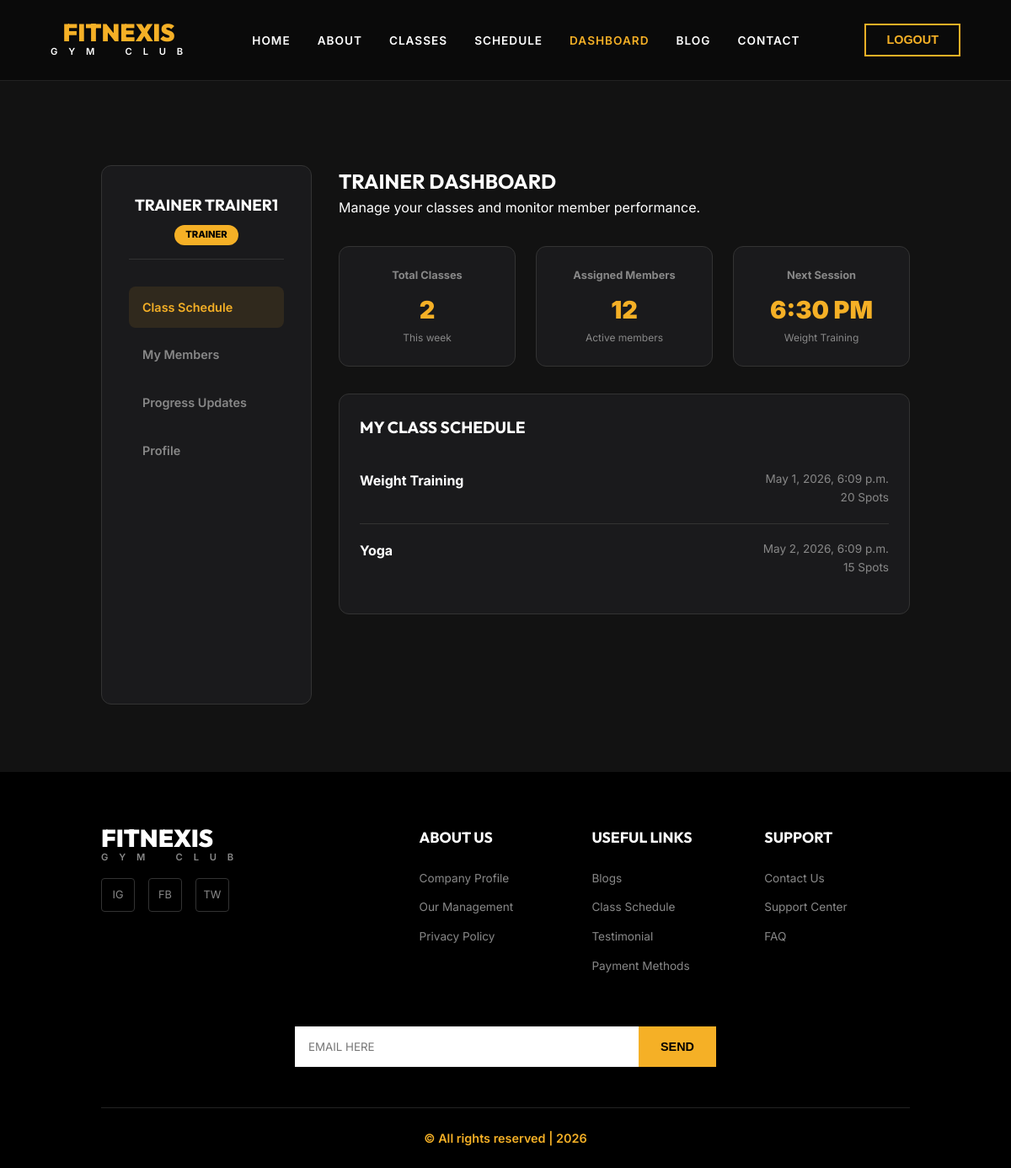
The app's page /dashboard/trainer/ (signed in) with its own data.
### core/models.py (models this page shows, shortened)
class Profile(models.Model):
    ROLE_CHOICES = (
        ('member', 'Member'),
        ('trainer', 'Trainer'),
        ('admin', 'Admin'),
    )
    user = models.OneToOneField(User, on_delete=models.CASCADE)
    role = models.CharField(max_length=10, choices=ROLE_CHOICES, default='member')
    phone = models.CharField(max_length=15, blank=True)
    address = models.TextField(blank=True)
    bio = models.TextField(blank=True)
    profile_pic = models.ImageField(upload_to='profiles/', blank=True, null=True)

class GymClass(models.Model):
    title = models.CharField(max_length=100)
    trainer = models.ForeignKey(User, on_delete=models.CASCADE, related_name='classes_taught')
    schedule_time = models.DateTimeField()
    capacity = models.IntegerField(default=20)
    description = models.TextField(blank=True)

### core/views.py (the view)
# urls.py: path('dashboard/trainer/', trainer_dashboard, name='trainer_dashboard'),
@login_required
def trainer_dashboard(request):
    user = request.user
    classes = GymClass.objects.filter(trainer=user)
    bookings = Booking.objects.filter(gym_class__trainer=user)
    context = {
        'classes': classes,
        'bookings': bookings,
    }
    return render(request, 'dashboard_trainer.html', context)

### templates/dashboard_trainer.html (shortened to what this page needs)
{% extends 'base.html' %}
{% load static %}
{% block content %}
<section class="section-dark" style="padding-top: 100px;">
    <div class="dashboard-container">
        <aside class="sidebar">
            <div class="user-info">
                <h3>Trainer {{ request.user.username }}</h3>
                <p class="role-badge">{{ request.user.profile.role }}</p>
            </div>
            <nav class="side-nav">
                <a href="#schedule" class="active">Class Schedule</a>
                <a href="#members">My Members</a>
                <a href="#progress">Progress Updates</a>
                <a href="#profile">Profile</a>
            </nav>
        </aside>
        <div class="dashboard-main">
            <header class="dash-header">
                <h2>Trainer Dashboard</h2>
                <p>Manage your classes and monitor member performance.</p>
            </header>
            <div class="stats-grid">
                <div class="stat-card">
                    <h4>Total Classes</h4>
                    <p class="stat-value">{{ classes.count }}</p>
                    <p class="stat-sub">This week</p>
                </div>
                <div class="stat-card">
                    <h4>Assigned Members</h4>
                    <p class="stat-value">12</p>
                    <p class="stat-sub">Active members</p>
                </div>
                <div class="stat-card">
                    <h4>Next Session</h4>
                    <p class="stat-value">6:30 PM</p>
                    <p class="stat-sub">Weight Training</p>
                </div>
            </div>
            <div class="content-grid">
                <div class="content-card" style="grid-column: span 2;">
                    <h3>My Class Schedule</h3>
                    <div class="schedule-list">
                        {% for class in classes %}
                        <div class="schedule-item">
                            <div>
                                <h4>{{ class.title }}</h4>
                            </div>
                            <div style="text-align: right;">
                                <p class="highlight">{{ class.schedule_time }}</p>
                                <p>{{ class.capacity }} Spots</p>
                            </div>
                        </div>
                        {% empty %}
                        <p>No classes scheduled.</p>
                        {% endfor %}
                    </div>
                </div>
            </div>
        </div>
    </div>
</section>
{% endblock %}

### static/css/style.css (style rules this page uses)
:root { --bg-dark: #121212; --bg-dark-secondary: #1a1a1c; --bg-white: #ffffff; --accent: #f5b026; --text-white: #ffffff; --text-dark: #1a1a1c; --text-muted: #888888; --font-heading: 'Outfit', sans-serif; --font-body: 'Inter', sans-serif; }
* { margin: 0; padding: 0; box-sizing: border-box; }
html { scroll-behavior: smooth; }
body { background-color: var(--bg-dark); color: var(--text-white); font-family: var(--font-body); line-height: 1.6; overflow-x: hidden; }
h1, h2, h3 { font-family: var(--font-heading); text-transform: uppercase; }
a { text-decoration: none; color: inherit; transition: all 0.3s; }
.highlight { color: var(--accent); }
.section-dark { background-color: var(--bg-dark); color: var(--text-white); padding: 5rem 10%; }

### templates/dashboard_trainer.html (style rules this page uses)
.dashboard-container { display: grid; grid-template-columns: 250px 1fr; gap: 2rem; min-height: 80vh; }
.sidebar { background: var(--bg-dark-secondary); border-radius: 12px; padding: 2rem; border: 1px solid #333; }
.user-info { text-align: center; margin-bottom: 2rem; padding-bottom: 1rem; border-bottom: 1px solid #333; }
.role-badge { background: var(--accent); color: #000; display: inline-block; padding: 0.2rem 0.8rem; border-radius: 20px; font-size: 0.7rem; font-weight: 800; text-transform: uppercase; margin-top: 0.5rem; }
.side-nav { display: flex; flex-direction: column; gap: 0.5rem; }
.side-nav a { padding: 0.8rem 1rem; border-radius: 8px; font-size: 0.9rem; font-weight: 600; color: var(--text-muted); }
.side-nav a.active, .side-nav a:hover { background: rgba(245, 176, 38, 0.1); color: var(--accent); }
.stats-grid { display: grid; grid-template-columns: repeat(3, 1fr); gap: 1.5rem; margin: 2rem 0; }
.stat-card { background: var(--bg-dark-secondary); padding: 1.5rem; border-radius: 12px; border: 1px solid #333; text-align: center; }
.stat-card h4 { font-size: 0.8rem; color: var(--text-muted); margin-bottom: 0.5rem; }
.stat-value { font-size: 1.8rem; font-weight: 900; color: var(--accent); }
.stat-sub { font-size: 0.75rem; color: var(--text-muted); }
.content-grid { display: grid; grid-template-columns: 1fr 1fr; gap: 1.5rem; }
.content-card { background: var(--bg-dark-secondary); padding: 1.5rem; border-radius: 12px; border: 1px solid #333; }
.content-card h3 { margin-bottom: 1rem; font-size: 1.2rem; }
.schedule-item { display: flex; justify-content: space-between; padding: 1.2rem 0; border-bottom: 1px solid #333; }
.schedule-item:last-child { border-bottom: none; }
.schedule-item h4 { margin-bottom: 0.3rem; }
.schedule-item p { font-size: 0.85rem; color: var(--text-muted); }

### records on screen
GymClass: title "Weight Training", schedule_time "May 1, 2026, 6:09 p.m.", capacity "20"
GymClass: title "Yoga", schedule_time "May 2, 2026, 6:09 p.m.", capacity "15"

### other values on screen
{{ request.user.username }} "TRAINER1"
{{ request.user.profile.role }} "TRAINER"
{{ classes.count }} "2"
